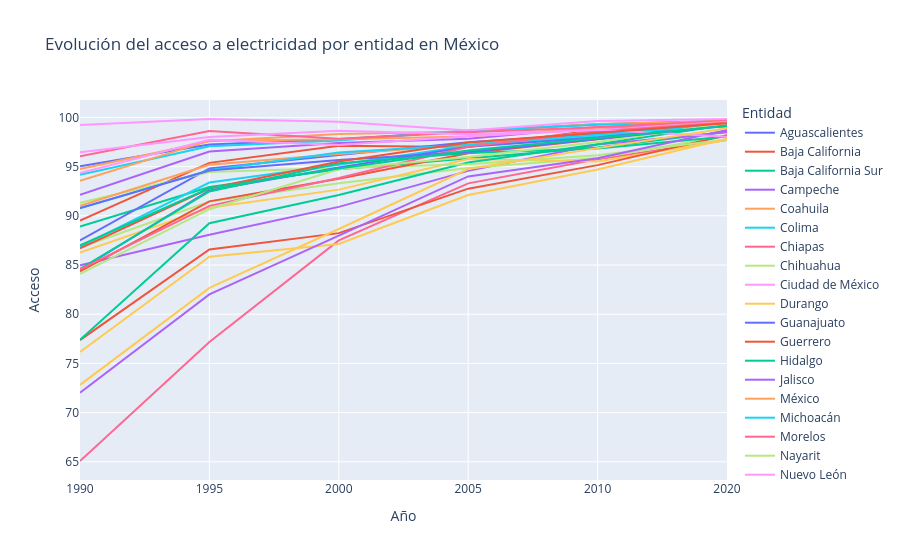

The code cell stored with this chart in its notebook:
### Code cell
df_melt = df.melt(id_vars='Entidad', var_name='Año', value_name='Acceso')

fig = px.line(
    df_melt,
    x='Año',
    y='Acceso',
    color='Entidad',
    title='Evolución del acceso a electricidad por entidad en México'
)

fig.show()

### Figure 1 — Plotly figure (JSON) as saved in the notebook; plotly's stock layout.template omitted (floating-point values rounded to 4 significant figures)
{"data": [{"hovertemplate": "Entidad=Aguascalientes<br>Año=%{x}<br>Acceso=%{y}<extra></extra>", "legendgroup": "Aguascalientes", "line": {"color": "#636efa", "dash": "solid"}, "marker": {"symbol": "circle"}, "mode": "lines", "name": "Aguascalientes", "orientation": "v", "showlegend": true, "type": "scatter", "x": ["1990", "1995", "2000", "2005", "2010", "2020"], "xaxis": "x", "y": [95.03, 97.24, 97.79, 98.61, 99.3, 99.65], "yaxis": "y"}, {"hovertemplate": "Entidad=Baja California<br>Año=%{x}<br>Acceso=%{y}<extra></extra>", "legendgroup": "Baja California", "line": {"color": "#EF553B", "dash": "solid"}, "marker": {"symbol": "circle"}, "mode": "lines", "name": "Baja California", "orientation": "v", "showlegend": true, "type": "scatter", "x": ["1990", "1995", "2000", "2005", "2010", "2020"], "xaxis": "x", "y": [89.51, 95.38, 97.11, 96.99, 98.76, 99.19], "yaxis": "y"}, {"hovertemplate": "Entidad=Baja California Sur<br>Año=%{x}<br>Acceso=%{y}<extra></extra>", "legendgroup": "Baja California Sur", "line": {"color": "#00cc96", "dash": "solid"}, "marker": {"symbol": "circle"}, "mode": "lines", "name": "Baja California Sur", "orientation": "v", "showlegend": true, "type": "scatter", "x": ["1990", "1995", "2000", "2005", "2010", "2020"], "xaxis": "x", "y": [88.9, 92.92, 94.74, 95.86, 96.95, 98.55], "yaxis": "y"}, {"hovertemplate": "Entidad=Campeche<br>Año=%{x}<br>Acceso=%{y}<extra></extra>", "legendgroup": "Campeche", "line": {"color": "#ab63fa", "dash": "solid"}, "marker": {"symbol": "circle"}, "mode": "lines", "name": "Campeche", "orientation": "v", "showlegend": true, "type": "scatter", "x": ["1990", "1995", "2000", "2005", "2010", "2020"], "xaxis": "x", "y": [84.98, 88.07, 90.91, 94.57, 97.24, 98.49], "yaxis": "y"}, {"hovertemplate": "Entidad=Coahuila<br>Año=%{x}<br>Acceso=%{y}<extra></extra>", "legendgroup": "Coahuila", "line": {"color": "#FFA15A", "dash": "solid"}, "marker": {"symbol": "circle"}, "mode": "lines", "name": "Coahuila", "orientation": "v", "showlegend": true, "type": "scatter", "x": ["1990", "1995", "2000", "2005", "2010", "2020"], "xaxis": "x", "y": [94.76, 97.57, 98.31, 98.57, 99.32, 99.63], "yaxis": "y"}, {"hovertemplate": "Entidad=Colima<br>Año=%{x}<br>Acceso=%{y}<extra></extra>", "legendgroup": "Colima", "line": {"color": "#19d3f3", "dash": "solid"}, "marker": {"symbol": "circle"}, "mode": "lines", "name": "Colima", "orientation": "v", "showlegend": true, "type": "scatter", "x": ["1990", "1995", "2000", "2005", "2010", "2020"], "xaxis": "x", "y": [94.18, 97.07, 97.65, 98.67, 99.26, 99.4], "yaxis": "y"}, {"hovertemplate": "Entidad=Chiapas<br>Año=%{x}<br>Acceso=%{y}<extra></extra>", "legendgroup": "Chiapas", "line": {"color": "#FF6692", "dash": "solid"}, "marker": {"symbol": "circle"}, "mode": "lines", "name": "Chiapas", "orientation": "v", "showlegend": true, "type": "scatter", "x": ["1990", "1995", "2000", "2005", "2010", "2020"], "xaxis": "x", "y": [65.08, 77.17, 87.5, 93.3, 95.74, 97.7], "yaxis": "y"}, {"hovertemplate": "Entidad=Chihuahua<br>Año=%{x}<br>Acceso=%{y}<extra></extra>", "legendgroup": "Chihuahua", "line": {"color": "#B6E880", "dash": "solid"}, "marker": {"symbol": "circle"}, "mode": "lines", "name": "Chihuahua", "orientation": "v", "showlegend": true, "type": "scatter", "x": ["1990", "1995", "2000", "2005", "2010", "2020"], "xaxis": "x", "y": [86.77, 91.45, 93.3, 94.86, 95.87, 98.13], "yaxis": "y"}, {"hovertemplate": "Entidad=Ciudad de México<br>Año=%{x}<br>Acceso=%{y}<extra></extra>", "legendgroup": "Ciudad de México", "line": {"color": "#FF97FF", "dash": "solid"}, "marker": {"symbol": "circle"}, "mode": "lines", "name": "Ciudad de México", "orientation": "v", "showlegend": true, "type": "scatter", "x": ["1990", "1995", "2000", "2005", "2010", "2020"], "xaxis": "x", "y": [99.24, 99.84, 99.55, 98.68, 99.63, 99.84], "yaxis": "y"}, {"hovertemplate": "Entidad=Durango<br>Año=%{x}<br>Acceso=%{y}<extra></extra>", "legendgroup": "Durango", "line": {"color": "#FECB52", "dash": "solid"}, "marker": {"symbol": "circle"}, "mode": "lines", "name": "Durango", "orientation": "v", "showlegend": true, "type": "scatter", "x": ["1990", "1995", "2000", "2005", "2010", "2020"], "xaxis": "x", "y": [86.27, 90.82, 92.66, 95.77, 95.53, 97.71], "yaxis": "y"}, {"hovertemplate": "Entidad=Guanajuato<br>Año=%{x}<br>Acceso=%{y}<extra></extra>", "legendgroup": "Guanajuato", "line": {"color": "#636efa", "dash": "solid"}, "marker": {"symbol": "circle"}, "mode": "lines", "name": "Guanajuato", "orientation": "v", "showlegend": true, "type": "scatter", "x": ["1990", "1995", "2000", "2005", "2010", "2020"], "xaxis": "x", "y": [87.5, 94.81, 96.19, 97.48, 98.35, 99.42], "yaxis": "y"}, {"hovertemplate": "Entidad=Guerrero<br>Año=%{x}<br>Acceso=%{y}<extra></extra>", "legendgroup": "Guerrero", "line": {"color": "#EF553B", "dash": "solid"}, "marker": {"symbol": "circle"}, "mode": "lines", "name": "Guerrero", "orientation": "v", "showlegend": true, "type": "scatter", "x": ["1990", "1995", "2000", "2005", "2010", "2020"], "xaxis": "x", "y": [77.37, 86.58, 88.24, 92.76, 95.15, 98.18], "yaxis": "y"}, {"hovertemplate": "Entidad=Hidalgo<br>Año=%{x}<br>Acceso=%{y}<extra></extra>", "legendgroup": "Hidalgo", "line": {"color": "#00cc96", "dash": "solid"}, "marker": {"symbol": "circle"}, "mode": "lines", "name": "Hidalgo", "orientation": "v", "showlegend": true, "type": "scatter", "x": ["1990", "1995", "2000", "2005", "2010", "2020"], "xaxis": "x", "y": [77.39, 89.24, 92.11, 95.42, 97.28, 99.26], "yaxis": "y"}, {"hovertemplate": "Entidad=Jalisco<br>Año=%{x}<br>Acceso=%{y}<extra></extra>", "legendgroup": "Jalisco", "line": {"color": "#ab63fa", "dash": "solid"}, "marker": {"symbol": "circle"}, "mode": "lines", "name": "Jalisco", "orientation": "v", "showlegend": true, "type": "scatter", "x": ["1990", "1995", "2000", "2005", "2010", "2020"], "xaxis": "x", "y": [92.13, 96.54, 97.41, 97.82, 99.02, 99.08], "yaxis": "y"}, {"hovertemplate": "Entidad=México<br>Año=%{x}<br>Acceso=%{y}<extra></extra>", "legendgroup": "México", "line": {"color": "#FFA15A", "dash": "solid"}, "marker": {"symbol": "circle"}, "mode": "lines", "name": "México", "orientation": "v", "showlegend": true, "type": "scatter", "x": ["1990", "1995", "2000", "2005", "2010", "2020"], "xaxis": "x", "y": [93.56, 97.64, 97.78, 98.05, 98.97, 99.67], "yaxis": "y"}, {"hovertemplate": "Entidad=Michoacán<br>Año=%{x}<br>Acceso=%{y}<extra></extra>", "legendgroup": "Michoacán", "line": {"color": "#19d3f3", "dash": "solid"}, "marker": {"symbol": "circle"}, "mode": "lines", "name": "Michoacán", "orientation": "v", "showlegend": true, "type": "scatter", "x": ["1990", "1995", "2000", "2005", "2010", "2020"], "xaxis": "x", "y": [86.87, 93.38, 95.19, 97.12, 98.05, 99.43], "yaxis": "y"}, {"hovertemplate": "Entidad=Morelos<br>Año=%{x}<br>Acceso=%{y}<extra></extra>", "legendgroup": "Morelos", "line": {"color": "#FF6692", "dash": "solid"}, "marker": {"symbol": "circle"}, "mode": "lines", "name": "Morelos", "orientation": "v", "showlegend": true, "type": "scatter", "x": ["1990", "1995", "2000", "2005", "2010", "2020"], "xaxis": "x", "y": [96.04, 98.62, 97.83, 98.49, 99.01, 99.65], "yaxis": "y"}, {"hovertemplate": "Entidad=Nayarit<br>Año=%{x}<br>Acceso=%{y}<extra></extra>", "legendgroup": "Nayarit", "line": {"color": "#B6E880", "dash": "solid"}, "marker": {"symbol": "circle"}, "mode": "lines", "name": "Nayarit", "orientation": "v", "showlegend": true, "type": "scatter", "x": ["1990", "1995", "2000", "2005", "2010", "2020"], "xaxis": "x", "y": [91.33, 94.46, 94.87, 95.24, 96.16, 97.77], "yaxis": "y"}, {"hovertemplate": "Entidad=Nuevo León<br>Año=%{x}<br>Acceso=%{y}<extra></extra>", "legendgroup": "Nuevo León", "line": {"color": "#FF97FF", "dash": "solid"}, "marker": {"symbol": "circle"}, "mode": "lines", "name": "Nuevo León", "orientation": "v", "showlegend": true, "type": "scatter", "x": ["1990", "1995", "2000", "2005", "2010", "2020"], "xaxis": "x", "y": [96.45, 98.02, 98.65, 98.28, 98.69, 99.56], "yaxis": "y"}, {"hovertemplate": "Entidad=Oaxaca<br>Año=%{x}<br>Acceso=%{y}<extra></extra>", "legendgroup": "Oaxaca", "line": {"color": "#FECB52", "dash": "solid"}, "marker": {"symbol": "circle"}, "mode": "lines", "name": "Oaxaca", "orientation": "v", "showlegend": true, "type": "scatter", "x": ["1990", "1995", "2000", "2005", "2010", "2020"], "xaxis": "x", "y": [76.17, 85.84, 87.13, 92.11, 94.7, 97.84], "yaxis": "y"}, {"hovertemplate": "Entidad=Puebla<br>Año=%{x}<br>Acceso=%{y}<extra></extra>", "legendgroup": "Puebla", "line": {"color": "#636efa", "dash": "solid"}, "marker": {"symbol": "circle"}, "mode": "lines", "name": "Puebla", "orientation": "v", "showlegend": true, "type": "scatter", "x": ["1990", "1995", "2000", "2005", "2010", "2020"], "xaxis": "x", "y": [84.52, 92.59, 94.91, 97.02, 97.97, 99.3], "yaxis": "y"}, {"hovertemplate": "Entidad=Querétaro<br>Año=%{x}<br>Acceso=%{y}<extra></extra>", "legendgroup": "Querétaro", "line": {"color": "#EF553B", "dash": "solid"}, "marker": {"symbol": "circle"}, "mode": "lines", "name": "Querétaro", "orientation": "v", "showlegend": true, "type": "scatter", "x": ["1990", "1995", "2000", "2005", "2010", "2020"], "xaxis": "x", "y": [84.35, 91.47, 93.76, 96.36, 97.79, 99.24], "yaxis": "y"}, {"hovertemplate": "Entidad=Quintana Roo<br>Año=%{x}<br>Acceso=%{y}<extra></extra>", "legendgroup": "Quintana Roo", "line": {"color": "#00cc96", "dash": "solid"}, "marker": {"symbol": "circle"}, "mode": "lines", "name": "Quintana Roo", "orientation": "v", "showlegend": true, "type": "scatter", "x": ["1990", "1995", "2000", "2005", "2010", "2020"], "xaxis": "x", "y": [84.61, 92.47, 95.35, 96.38, 96.85, 98.05], "yaxis": "y"}, {"hovertemplate": "Entidad=San Luis Potosí<br>Año=%{x}<br>Acceso=%{y}<extra></extra>", "legendgroup": "San Luis Potosí", "line": {"color": "#ab63fa", "dash": "solid"}, "marker": {"symbol": "circle"}, "mode": "lines", "name": "San Luis Potosí", "orientation": "v", "showlegend": true, "type": "scatter", "x": ["1990", "1995", "2000", "2005", "2010", "2020"], "xaxis": "x", "y": [72.02, 82.02, 87.99, 94.0, 95.86, 98.73], "yaxis": "y"}, {"hovertemplate": "Entidad=Sinaloa<br>Año=%{x}<br>Acceso=%{y}<extra></extra>", "legendgroup": "Sinaloa", "line": {"color": "#FFA15A", "dash": "solid"}, "marker": {"symbol": "circle"}, "mode": "lines", "name": "Sinaloa", "orientation": "v", "showlegend": true, "type": "scatter", "x": ["1990", "1995", "2000", "2005", "2010", "2020"], "xaxis": "x", "y": [91.01, 95.18, 96.29, 97.19, 98.58, 99.52], "yaxis": "y"}, {"hovertemplate": "Entidad=Sonora<br>Año=%{x}<br>Acceso=%{y}<extra></extra>", "legendgroup": "Sonora", "line": {"color": "#19d3f3", "dash": "solid"}, "marker": {"symbol": "circle"}, "mode": "lines", "name": "Sonora", "orientation": "v", "showlegend": true, "type": "scatter", "x": ["1990", "1995", "2000", "2005", "2010", "2020"], "xaxis": "x", "y": [90.76, 94.64, 96.43, 97.22, 98.25, 99.24], "yaxis": "y"}, {"hovertemplate": "Entidad=Tabasco<br>Año=%{x}<br>Acceso=%{y}<extra></extra>", "legendgroup": "Tabasco", "line": {"color": "#FF6692", "dash": "solid"}, "marker": {"symbol": "circle"}, "mode": "lines", "name": "Tabasco", "orientation": "v", "showlegend": true, "type": "scatter", "x": ["1990", "1995", "2000", "2005", "2010", "2020"], "xaxis": "x", "y": [84.55, 91.01, 93.84, 97.01, 98.6, 99.47], "yaxis": "y"}, {"hovertemplate": "Entidad=Tamaulipas<br>Año=%{x}<br>Acceso=%{y}<extra></extra>", "legendgroup": "Tamaulipas", "line": {"color": "#B6E880", "dash": "solid"}, "marker": {"symbol": "circle"}, "mode": "lines", "name": "Tamaulipas", "orientation": "v", "showlegend": true, "type": "scatter", "x": ["1990", "1995", "2000", "2005", "2010", "2020"], "xaxis": "x", "y": [84.1, 90.67, 94.73, 95.99, 97.5, 99.41], "yaxis": "y"}, {"hovertemplate": "Entidad=Tlaxcala<br>Año=%{x}<br>Acceso=%{y}<extra></extra>", "legendgroup": "Tlaxcala", "line": {"color": "#FF97FF", "dash": "solid"}, "marker": {"symbol": "circle"}, "mode": "lines", "name": "Tlaxcala", "orientation": "v", "showlegend": true, "type": "scatter", "x": ["1990", "1995", "2000", "2005", "2010", "2020"], "xaxis": "x", "y": [94.35, 97.72, 97.19, 98.09, 98.75, 98.03], "yaxis": "y"}, {"hovertemplate": "Entidad=Veracruz<br>Año=%{x}<br>Acceso=%{y}<extra></extra>", "legendgroup": "Veracruz", "line": {"color": "#FECB52", "dash": "solid"}, "marker": {"symbol": "circle"}, "mode": "lines", "name": "Veracruz", "orientation": "v", "showlegend": true, "type": "scatter", "x": ["1990", "1995", "2000", "2005", "2010", "2020"], "xaxis": "x", "y": [72.82, 82.68, 88.66, 94.76, 96.88, 98.89], "yaxis": "y"}, {"hovertemplate": "Entidad=Yucatán<br>Año=%{x}<br>Acceso=%{y}<extra></extra>", "legendgroup": "Yucatán", "line": {"color": "#636efa", "dash": "solid"}, "marker": {"symbol": "circle"}, "mode": "lines", "name": "Yucatán", "orientation": "v", "showlegend": true, "type": "scatter", "x": ["1990", "1995", "2000", "2005", "2010", "2020"], "xaxis": "x", "y": [90.8, 94.61, 95.67, 96.48, 97.8, 99.15], "yaxis": "y"}, {"hovertemplate": "Entidad=Zacatecas<br>Año=%{x}<br>Acceso=%{y}<extra></extra>", "legendgroup": "Zacatecas", "line": {"color": "#EF553B", "dash": "solid"}, "marker": {"symbol": "circle"}, "mode": "lines", "name": "Zacatecas", "orientation": "v", "showlegend": true, "type": "scatter", "x": ["1990", "1995", "2000", "2005", "2010", "2020"], "xaxis": "x", "y": [86.7, 92.77, 95.51, 97.45, 98.45, 99.42], "yaxis": "y"}, {"hovertemplate": "Entidad=Nacional<br>Año=%{x}<br>Acceso=%{y}<extra></extra>", "legendgroup": "Nacional", "line": {"color": "#00cc96", "dash": "solid"}, "marker": {"symbol": "circle"}, "mode": "lines", "name": "Nacional", "orientation": "v", "showlegend": true, "type": "scatter", "x": ["1990", "1995", "2000", "2005", "2010", "2020"], "xaxis": "x", "y": [87.01, 92.8, 94.8, 96.64, 97.91, 99.12], "yaxis": "y"}], "layout": {"legend": {"title": {"text": "Entidad"}, "tracegroupgap": 0}, "title": {"text": "Evolución del acceso a electricidad por entidad en México"}, "xaxis": {"anchor": "y", "domain": [0, 1], "title": {"text": "Año"}}, "yaxis": {"anchor": "x", "domain": [0, 1], "title": {"text": "Acceso"}}}}
